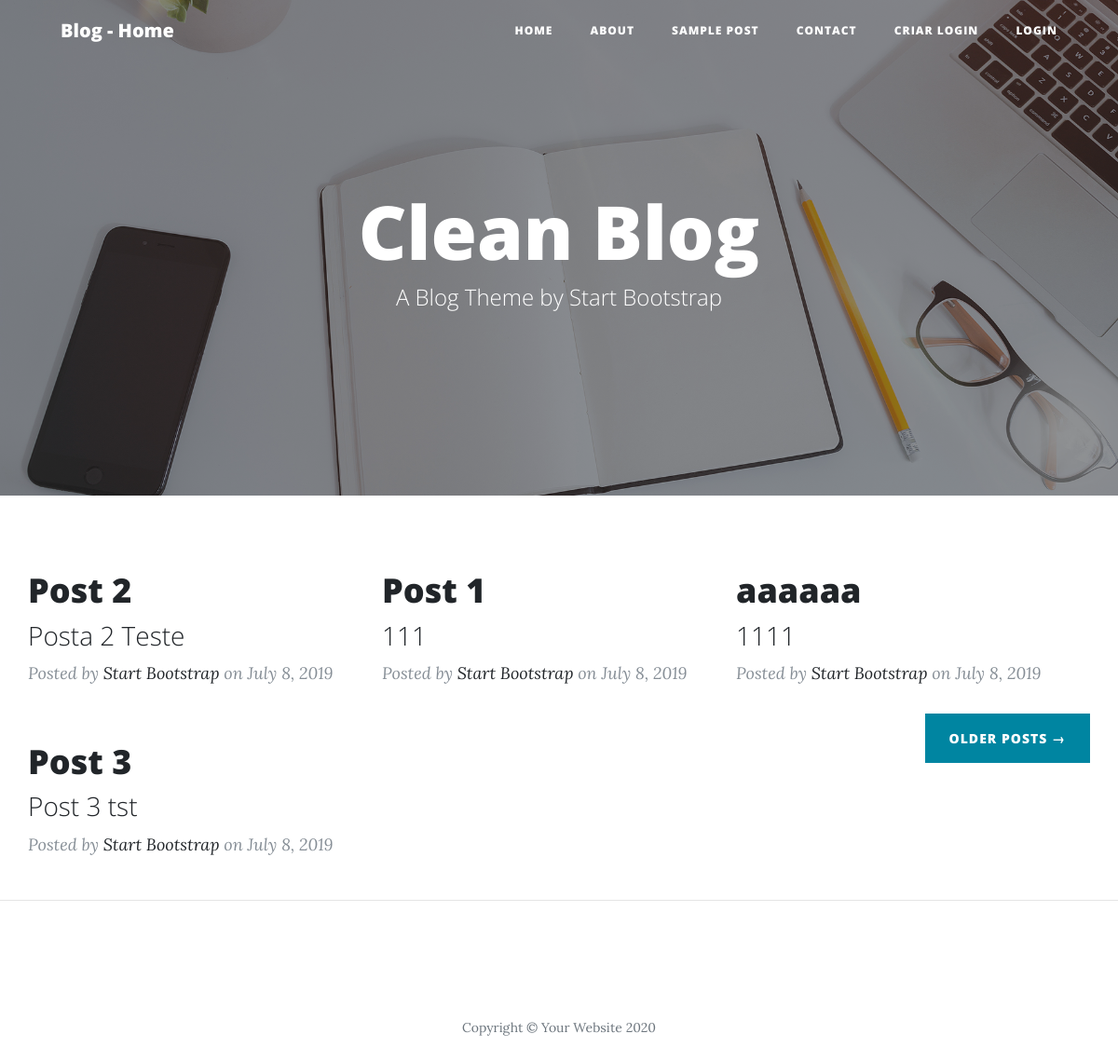
/, run on an earlier commit of the app's database.
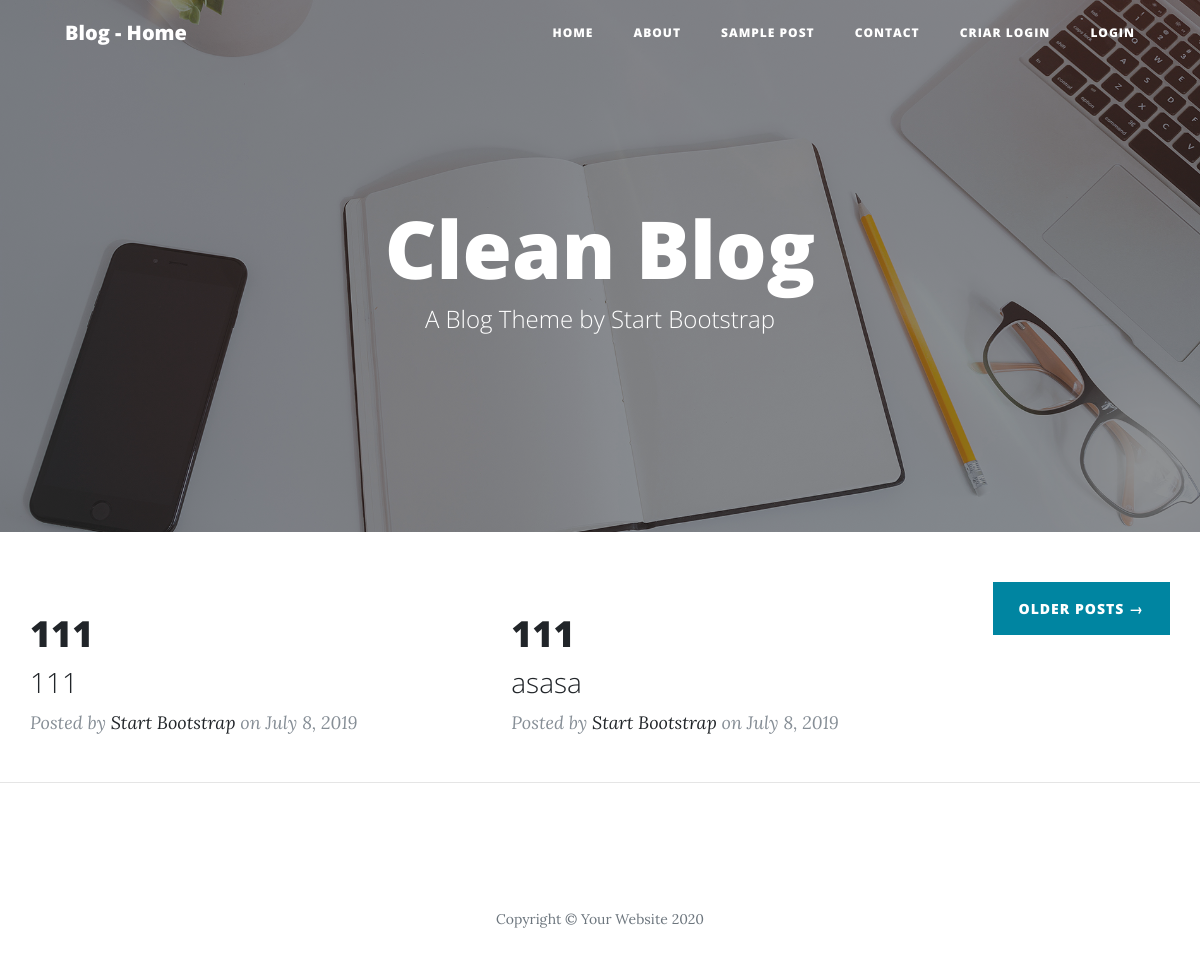
And on a later commit of the database.
### blog/models.py (models this page shows, shortened)
class Post(models.Model):
    STATUS = (
        ('rascunho', 'Rascunho'),
        ('publicado','Publicado'),
    )
    title = models.CharField(max_length=250)
    slug  = models.CharField(max_length=250)
    author = models.ForeignKey(User,
                                on_delete=models.CASCADE)
    content = models.TextField()
    published = models.DateTimeField(default=timezone.now)
    created = models.DateTimeField(auto_now_add=True)
    changed = models.DateTimeField(auto_now=True)
    status = models.CharField(max_length=10,
                                choices=STATUS,
                                default='rascunho')
    objects   = models.Manager()
    published_ = PublishedManager()
    def get_absolute_url(self):
        return reverse('post_detail', args=[self.slug])
    class Meta:
        ordering = ('published',)

### blog/views.py (the view)
# urls.py: path('', views.BlogListView.as_view() , name="home"),
class BlogListView(ListView):
    model = Post
    template_name = 'blog/home.html'

### blog/templates/blog/home.html (shortened to what this page needs)
{% extends 'base.html' %}
{% block content %}
    {% for post in object_list %}
    <div class="post-preview">
        <a href="{{post.get_absolute_url}}">
          <h2 class="post-title">
            {{post.title }}
          </h2>
          <h3 class="post-subtitle">
            {{post.content }}
          </h3>
        </a>
        <p class="post-meta">Posted by
          <a href="#">Start Bootstrap</a>
          on July 8, 2019</p>
      </div>
    {% endfor%}
    <div class="clearfix">
        <a class="btn btn-primary float-right" href="#">Older Posts &rarr;</a>
      </div>
{% endblock content %}

### templates/base.html (shortened to what this page needs)
{% load static %}
<!DOCTYPE html>
<html lang="pt-br">
<head>
  <link href= {% static 'vendor/bootstrap/css/bootstrap.min.css' %} rel="stylesheet">
  <link href={% static "vendor/fontawesome-free/css/all.min.css"  %}rel="stylesheet" type="text/css">
  <link href= {% static "css/clean-blog.min.css" %} rel="stylesheet">
</head>
<body>
  <nav class="navbar navbar-expand-lg navbar-light fixed-top" id="mainNav">
    <div class="container">
      <a class="navbar-brand" href="/">Blog - Home</a>
      <div class="collapse navbar-collapse" id="navbarResponsive">
        <ul class="navbar-nav ml-auto">
          <li class="nav-item">
            <a class="nav-link" href="/">Home</a>
          </li>
          <li class="nav-item">
            <a class="nav-link" href="about.html">About</a>
          </li>
          <li class="nav-item">
            <a class="nav-link" href="post.html">Sample Post</a>
          </li>
          <li class="nav-item">
            <a class="nav-link" href="contact.html">Contact</a>
          </li>
          <li class="nav-item">
            <a class="nav-link" href="{% url 'signup'%}">Criar Login</a>
          </li>
          {% if user.is_authenticated %}
          <li class="nav-item">
            <a class="nav-link" href="{% url 'post_new' %}"> Nova Postagem</a>
          </li>
          <li class="nav-item"><a class="nav-link" href="{% url 'logout' %}"> Logout</a></li>
          <li class="nav-item">Olá {{user.username}}</li>
            {% else %}
            <li class="nav-item">
                <a class="nav-link" href="{% url 'login' %}">Login </a>
            </li>
            {% endif %}
        </ul>
      </div>
    </div>
  </nav>
  <header class="masthead" style="background-image: url( {% static 'img/home-bg.jpg' %} )">
    <div class="overlay"></div>
    <div class="container">
      <div class="row">
        <div class="col-lg-8 col-md-10 mx-auto">
          <div class="site-heading">
            <h1>Clean Blog</h1>
            <span class="subheading">A Blog Theme by Start Bootstrap</span>
          </div>
        </div>
      </div>
    </div>
  </header>
      <div class="container">
        <div class="row">
          {% block content %} {% endblock content %}
        </div>
      </div>
  <hr>
      <footer>
        <div class="container">
          <div class="row">
            <div class="col-lg-8 col-md-10 mx-auto">
              <ul class="list-inline text-center">
              </ul>
              <p class="copyright text-muted">Copyright &copy; Your Website 2020</p>
            </div>
          </div>
        </div>
      </footer>
</body>
</html>

What changed in the data, as far as the page shows it:
removed Post: title "Post 2", content "Posta 2 Teste"
removed Post: title "Post 1", content "111"
removed Post: title "aaaaaa", content "1111"
removed Post: title "Post 3", content "Post 3 tst"
added Post: title "111", content "111"
added Post: title "111", content "asasa"
